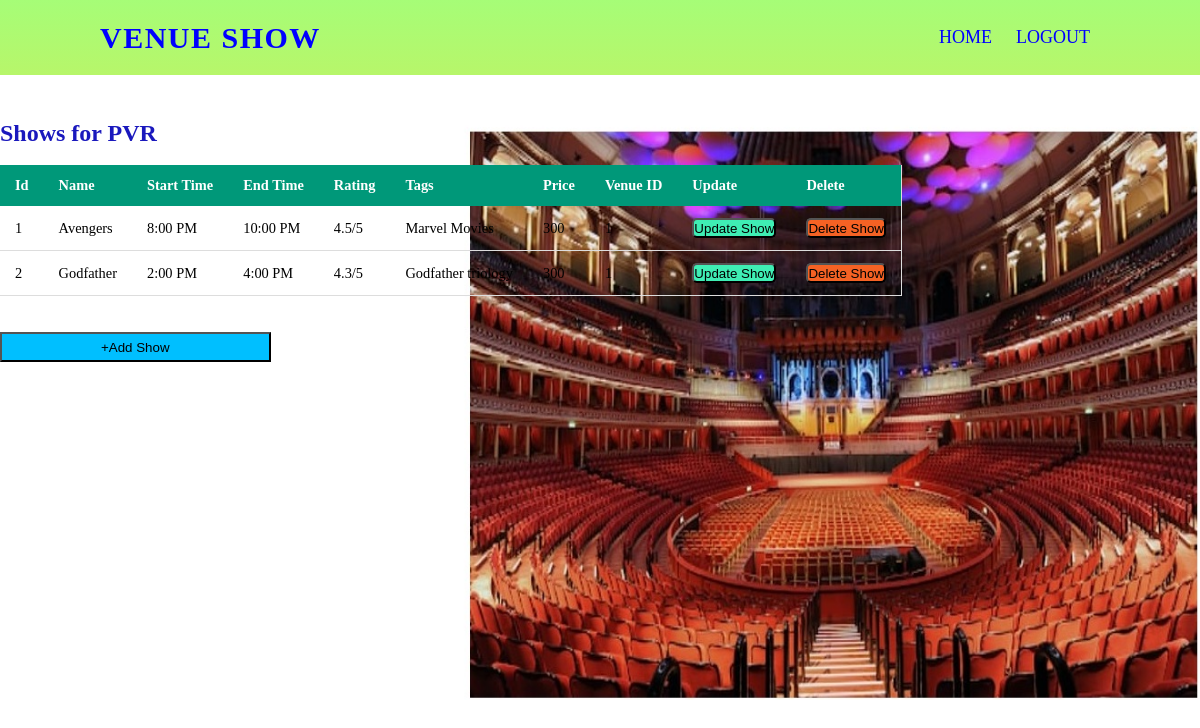
Screenshot of /venueshow/1 (signed in) with the database file from the repository.
### models.py (models this page shows)
class Venue(db.Model):
    v_id = db.Column(db.Integer(), primary_key=True)
    v_name = db.Column(db.String(100), nullable=False)
    v_place = db.Column(db.String(100), nullable=False)
    v_location = db.Column(db.String(100), nullable=False)
    v_capacity = db.Column(db.Integer(), nullable=False)
    shows = db.relationship("Show", backref="s_venue")
    booking = db.relationship("Booking", backref="b_venue")

class Show(db.Model):
    s_id = db.Column(db.Integer(), primary_key=True)
    s_name = db.Column(db.String(100), nullable=False)
    s_starttime = db.Column(db.String(50), nullable=False)
    s_endtime = db.Column(db.String(50), nullable=False)
    s_ratings = db.Column(db.String(50), nullable=False)
    s_tags = db.Column(db.String(100), nullable=False)
    s_price = db.Column(db.Integer(), nullable=False)
    venue_id = db.Column(db.Integer(), db.ForeignKey('venue.v_id'))
    bookings = db.relationship("Booking", backref="show")

### app.py (the view)
@app.route('/venueshow/<int:id>', methods=['GET', 'POST'])
@login_required
def venueshow(id):
    v1 = Venue.query.get(id)
    v2 = v1.v_id
    s1 = Show.query.filter_by(venue_id=v2).first()
    if request.method == 'GET':
        shows = Show.query.all()
        return render_template("venueshow.html", v1=v1, shows=shows, s1=s1)

### app.py (called while the page is built)
@login_manager.user_loader
def load_user(id):
    user = User.query.get(int(id))
    if user:
        return user
    admin = Admin.query.get(int(id))
    if admin:
        return admin

### Templates/venueshow.html (shortened to what this page needs)
<!DOCTYPE html>
<html lang="en">
<head>
    <link rel="stylesheet" href="/static/style.css">
</head>
<body>
    <nav>
        <div class="logo">
            <p>Venue Show</p>
        </div>
        <ul>
            <li><a href="/admindashboard">Home</a></li>
            <li><a href="/alogout">Logout</a></li>
        </ul>
    </nav>
    <div class="image">
        <img src="/static/venue1.jpg" width="750px" height="700px">
    </div>
    <br>
    <div class="table">
        {% if v1.v_id != s1.venue_id %}
        <h2 style="color: rgb(235, 20, 13);">"No Show for the {{ v1.v_name }} Venue."</h2>
        {% else %}
        <h2 style="color: rgb(26, 24, 189);">Shows for {{ v1.v_name }}</h2><br>
        <table class="content-table">
            <thead>
                <tr>
                    <th>Id</th>
                    <th>Name</th>
                    <th>Start Time</th>
                    <th>End Time</th>
                    <th>Rating</th>
                    <th>Tags</th>
                    <th>Price</th>
                    <th>Venue ID</th>
                    <th>Update</th>
                    <th>Delete</th>
                </tr>
            </thead>
            {% for sh in shows %}
            {% if v1.v_id == sh.venue_id %}
            <tbody>
                <tr>
                    <td>{{ sh.s_id }}</td>
                    <td>{{ sh.s_name }}</td>
                    <td>{{ sh.s_starttime }}</td>
                    <td>{{ sh.s_endtime }}</td>
                    <td>{{ sh.s_ratings }}</td>
                    <td>{{ sh.s_tags }}</td>
                    <td>{{ sh.s_price }}</td>
                    <td>{{ sh.venue_id }}</td>
                    <td>
                        <a href="/updateshow/{{ sh.s_id }}"><button class="update">Update Show</button></a>
                    </td>
                    <td>
                        <a href="/deleteshow/{{ sh.s_id }}"><button class="delete">Delete Show</button></a>
                    </td>
                </tr>
            </tbody>
            {% endif %}
            {% endfor %}
        </table><br>
        {% endif %}
        <br>
        <div class="clickon">
            <a href="/addshow/{{ v1.v_id }}"><button class="button">+Add Show</button></a>
        </div>
    </div>
</body>
</html>

### static/style.css (style rules this page uses)
* { margin: 0px; padding: 0px; box-sizing: border-box; }
nav { width: 100%; height: 75px; line-height: 75px; padding: 0px 100px; position: fixed; background-image: linear-gradient(#a6fd77, #b7f66a); }
nav .logo p { font-size: 30px; font-weight: bold; float: left; color: blue; text-transform: uppercase; letter-spacing: 1.5px; cursor: pinter; }
nav ul { float: right; }
nav li { display: inline-block; list-style: none; }
nav li a { font-size: 18px; text-transform: uppercase; padding: 0px 10px; color: blue; text-decoration: none; }
.table { position: absolute; top: 15%; }
.table .content-table { border-collapse: collapse; margin: 25px, 0; font-size: 0.9em; min-width: 400px; border-right: 1px solid #dddddd; }
.content-table thead tr { background-color: #009879; color: #ffffff; text-align: left; font-weight: bold; }
.content-table th, .content-table td { padding: 12px 15px; }
.content-table tbody tr { border-bottom: 1px solid #dddddd; }
.content-table tbody tr .update { height: 20px; width: 100%; margin-left: 0px; color: black; background-color: #3feeb4; border-radius: 5px; }
.content-table tbody tr .delete { height: 20px; width: 100%; margin-left: 0px; color: black; background-color: #f56224; border-radius: 5px; }
.table .button { height: 30px; width: 30%; margin-left: 0px; color: black; background-color: deepskyblue; }
.image { float: right; top: 15px; }

### rows the page displays
Venue: v_name "PVR"
Show: s_id "1", s_name "Avengers", s_starttime "8:00 PM", s_endtime "10:00 PM", s_ratings "4.5/5", s_tags "Marvel Movies", s_price "300", venue_id "1"
Show: s_id "2", s_name "Godfather", s_starttime "2:00 PM", s_endtime "4:00 PM", s_ratings "4.3/5", s_tags "Godfather triology", s_price "300", venue_id "1"
